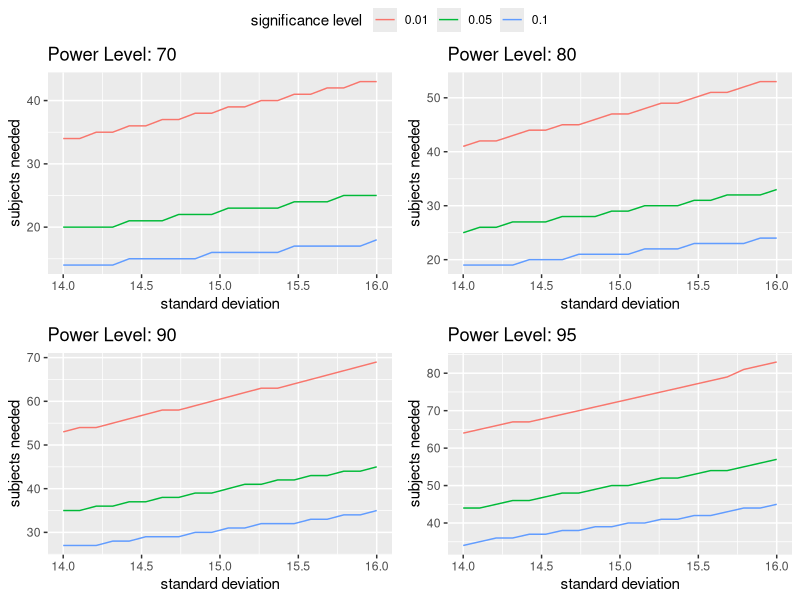

This figure's R source:
## ---- chunk 1
knitr::opts_chunk$set(echo = FALSE, message = FALSE)
## ---- chunk 2
library("pwr")
n = pwr.t.test(d = - 10 / 15, sig.level = 0.05, power = 0.8, type = "two.sample", 
           alternative = "less")
n_round = ceiling(n$n) # round to the next higher integer
# print(n_round)
## ---- chunk 3
library("ggplot2")
library("tidyr")
library("ggpubr")
k = 20 # number of different standard deviations
alpha = c(0.01, 0.05, 0.1) # significance levels
l = length(alpha)
sd = seq(from = 14, to = 16, length= k) # different standard deviations
# create vector to store calculate samplesizes for a given power level when 
# varying significance level and standard deviation
samplesizes_70 = matrix(nrow = k, ncol = l) # power level 70
samplesizes_80 = matrix(nrow = k, ncol = l) # power level 80
samplesizes_90 = matrix(nrow = k, ncol = l) # power level 90
samplesizes_95 = matrix(nrow = k, ncol = l) # power level 95
# calculate number of samples needed for different significance level, power level
# and standard deviation
for (j in 1:l) {
  for (i in 1:k) {
    n_70 = pwr.t.test(d = - 10 / sd[i], sig.level = alpha[j], power = 0.7, type = "two.sample", 
             alternative = "less")
    n_80 = pwr.t.test(d = - 10 / sd[i], sig.level = alpha[j], power = 0.8, type = "two.sample", 
             alternative = "less")
    n_90 = pwr.t.test(d = - 10 / sd[i], sig.level = alpha[j], power = 0.9, type = "two.sample", 
             alternative = "less")
    n_95 = pwr.t.test(d = - 10 / sd[i], sig.level = alpha[j], power = 0.95, type = "two.sample", 
             alternative = "less")
    # round sample needed to next integer
    samplesizes_70[i, j] = ceiling(n_70$n)
    samplesizes_80[i, j] = ceiling(n_80$n)
    samplesizes_90[i, j] = ceiling(n_90$n)
    samplesizes_95[i, j] = ceiling(n_95$n)
  }
}
# create plot dataframes for each power level
plot_data_70 = as.data.frame(samplesizes_70)
names(plot_data_70) = c("0.01", "0.05", "0.1")
plot_data_70$x = sd # add x-axis
plotdata_long_70 <- plot_data_70 %>% # Reshape the data from wide to long format
  gather(key = "column", value = "value", -x)

plot_data_80 = as.data.frame(samplesizes_80)
names(plot_data_80) = c("0.01", "0.05", "0.1")
plot_data_80$x = sd # add x-axis
plotdata_long_80 <- plot_data_80 %>% # Reshape the data from wide to long format
  gather(key = "column", value = "value", -x)

plot_data_90 = as.data.frame(samplesizes_90)
names(plot_data_90) = c("0.01", "0.05", "0.1")
plot_data_90$x = sd # add x-axis
plotdata_long_90 <- plot_data_90 %>% # Reshape the data from wide to long format
  gather(key = "column", value = "value", -x)

plot_data_95 = as.data.frame(samplesizes_95)
names(plot_data_95) = c("0.01", "0.05", "0.1")
plot_data_95$x = sd # add x-axis
plotdata_long_95 <- plot_data_95 %>% # Reshape the data from wide to long format
  gather(key = "column", value = "value", -x)

# create plot for each power level
plot_70 = ggplot(plotdata_long_70, aes(x = x, y = value, color = factor(column))) +
  geom_line() +
  labs(x = "standard deviation", y = "subjects needed", color = "significance level") +
  ggtitle("Power Level: 70")
  scale_color_discrete(labels = c("0.01", "0.05", "0.1"))  # Customize the legend labels 
  
plot_80 = ggplot(plotdata_long_80, aes(x = x, y = value, color = factor(column))) +
  geom_line() +
  labs(x = "standard deviation", y = "subjects needed", color = "significance level") +
  ggtitle("Power Level: 80")
  scale_color_discrete(labels = c("0.01", "0.05", "0.1"))  # Customize the legend labels 

plot_90 = ggplot(plotdata_long_90, aes(x = x, y = value, color = factor(column))) +
  geom_line() +
  labs(x = "standard deviation", y = "subjects needed", color = "significance level") +
  ggtitle("Power Level: 90")
  scale_color_discrete(labels = c("0.01", "0.05", "0.1"))  # Customize the legend labels 
  
plot_95 = ggplot(plotdata_long_95, aes(x = x, y = value, color = factor(column))) +
  geom_line() +
  labs(x = "standard deviation", y = "subjects needed", color = "significance level") +
  ggtitle("Power Level: 95")
  scale_color_discrete(labels = c("0.01", "0.05", "0.1"))  # Customize the legend labels 
# plot the 4 plots in a 2x2 grid
ggarrange(plot_70, plot_80, plot_90, plot_95, nrow = 2, ncol = 2, common.legend = TRUE)
